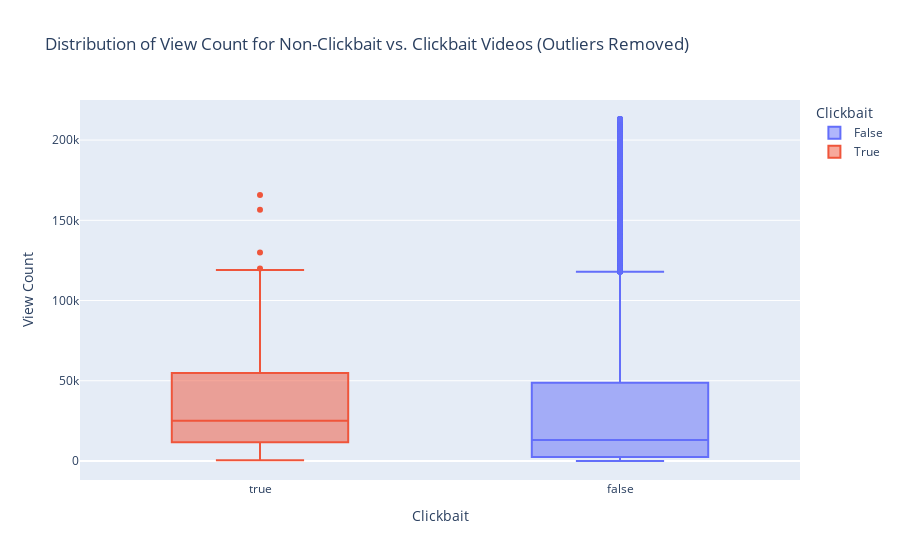

The code cell stored with this chart in its notebook:
### Code cell
# Calculate quartiles for view_count column
q1 = video_df['view_count'].quantile(0.25)
q3 = video_df['view_count'].quantile(0.75)

# Calculate interquartile range (IQR)
iqr = q3 - q1

# Define upper and lower bounds for outlier detection
lower_threshold = q1 - 1.5 * iqr
upper_threshold = q3 + 1.5 * iqr

# Filter the DataFrame to remove outliers
filtered_df = video_df[(video_df['view_count'] >= lower_threshold) & (video_df['view_count'] <= upper_threshold)]

# Create the box plot with filtered data
fig = px.box(filtered_df, x='is_clickbait', y='view_count', color='is_clickbait',
             title='Distribution of View Count for Non-Clickbait vs. Clickbait Videos (Outliers Removed)',
             labels={'is_clickbait': 'Clickbait', 'view_count': 'View Count'})
fig.update_layout(xaxis={'categoryorder': 'total ascending'})
fig.show()

### Figure 1 — Plotly figure (JSON) as saved in the notebook; plotly's stock layout.template omitted (floating-point values rounded to 4 significant figures; data arrays with more than 128 entries replaced by an {"elided": "..."} marker saying what was removed)
{"data": [{"alignmentgroup": "True", "hovertemplate": "Clickbait=%{x}<br>View Count=%{y}<extra></extra>", "legendgroup": "False", "marker": {"color": "#636efa"}, "name": "False", "notched": false, "offsetgroup": "False", "orientation": "v", "showlegend": true, "type": "box", "x": {"elided": "39018 bool values"}, "x0": " ", "xaxis": "x", "y": {"elided": "39018 int values"}, "y0": " ", "yaxis": "y"}, {"alignmentgroup": "True", "hovertemplate": "Clickbait=%{x}<br>View Count=%{y}<extra></extra>", "legendgroup": "True", "marker": {"color": "#EF553B"}, "name": "True", "notched": false, "offsetgroup": "True", "orientation": "v", "showlegend": true, "type": "box", "x": [true, true, true, true, true, true, true, true, true, true, true, true, true, true, true, true, true, true, true, true, true, true, true, true, true, true, true, true, true, true, true, true, true, true, true, true, true, true, true, true, true, true, true, true, true, true, true, true], "x0": " ", "xaxis": "x", "y": [10628, 28154, 15130, 110182, 30387, 165776, 45442, 830, 28068, 44755, 16357, 27587, 14618, 88748, 39452, 53990, 42428, 5906, 7000, 3065, 103738, 5950, 14999, 12855, 20593, 8214, 14876, 55643, 119985, 156562, 5412, 21121, 40007, 52407, 9227, 96786, 25670, 9238, 19596, 430, 22026, 772, 24358, 129881, 106857, 72624, 118951, 16198], "y0": " ", "yaxis": "y"}], "layout": {"boxmode": "overlay", "legend": {"title": {"text": "Clickbait"}, "tracegroupgap": 0}, "title": {"text": "Distribution of View Count for Non-Clickbait vs. Clickbait Videos (Outliers Removed)"}, "xaxis": {"anchor": "y", "categoryarray": [false, true], "categoryorder": "total ascending", "domain": [0, 1], "title": {"text": "Clickbait"}}, "yaxis": {"anchor": "x", "domain": [0, 1], "title": {"text": "View Count"}}}}
